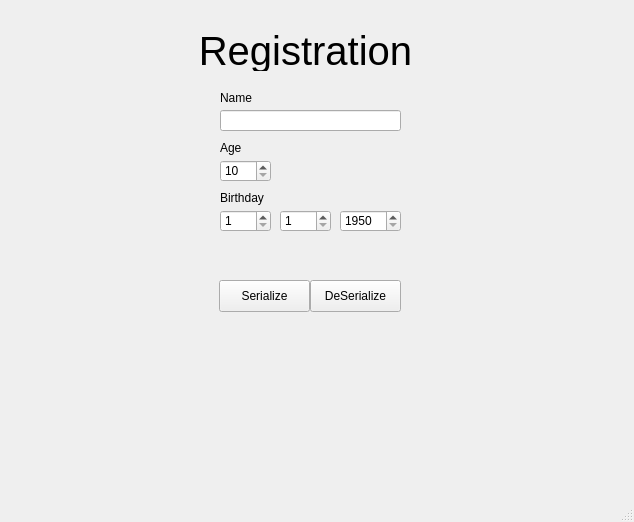
<?xml version="1.0" encoding="UTF-8"?>
<ui version="4.0">
 <class>MainWindow</class>
 <widget class="QMainWindow" name="MainWindow">
  <property name="geometry">
   <rect>
    <x>0</x>
    <y>0</y>
    <width>634</width>
    <height>522</height>
   </rect>
  </property>
  <property name="windowTitle">
   <string>MainWindow</string>
  </property>
  <widget class="QWidget" name="centralwidget">
   <widget class="QPushButton" name="pushButton">
    <property name="geometry">
     <rect>
      <x>219</x>
      <y>280</y>
      <width>91</width>
      <height>32</height>
     </rect>
    </property>
    <property name="text">
     <string>Serialize</string>
    </property>
   </widget>
   <widget class="QPushButton" name="pushButton_2">
    <property name="geometry">
     <rect>
      <x>310</x>
      <y>280</y>
      <width>91</width>
      <height>32</height>
     </rect>
    </property>
    <property name="text">
     <string>DeSerialize</string>
    </property>
   </widget>
   <widget class="QLineEdit" name="lineEdit">
    <property name="geometry">
     <rect>
      <x>220</x>
      <y>110</y>
      <width>181</width>
      <height>21</height>
     </rect>
    </property>
   </widget>
   <widget class="QSpinBox" name="spinBox">
    <property name="geometry">
     <rect>
      <x>220</x>
      <y>160</y>
      <width>51</width>
      <height>22</height>
     </rect>
    </property>
    <property name="minimum">
     <number>10</number>
    </property>
    <property name="maximum">
     <number>150</number>
    </property>
   </widget>
   <widget class="QSpinBox" name="spinBox_3">
    <property name="geometry">
     <rect>
      <x>340</x>
      <y>210</y>
      <width>61</width>
      <height>22</height>
     </rect>
    </property>
    <property name="minimum">
     <number>1950</number>
    </property>
    <property name="maximum">
     <number>2006</number>
    </property>
   </widget>
   <widget class="QLabel" name="label">
    <property name="geometry">
     <rect>
      <x>220</x>
      <y>90</y>
      <width>101</width>
      <height>16</height>
     </rect>
    </property>
    <property name="text">
     <string>Name</string>
    </property>
   </widget>
   <widget class="QLabel" name="label_2">
    <property name="geometry">
     <rect>
      <x>220</x>
      <y>140</y>
      <width>101</width>
      <height>16</height>
     </rect>
    </property>
    <property name="text">
     <string>Age</string>
    </property>
   </widget>
   <widget class="QLabel" name="label_3">
    <property name="geometry">
     <rect>
      <x>220</x>
      <y>190</y>
      <width>101</width>
      <height>16</height>
     </rect>
    </property>
    <property name="text">
     <string>Birthday</string>
    </property>
   </widget>
   <widget class="QSpinBox" name="spinBox_2">
    <property name="geometry">
     <rect>
      <x>220</x>
      <y>210</y>
      <width>51</width>
      <height>22</height>
     </rect>
    </property>
    <property name="minimum">
     <number>1</number>
    </property>
    <property name="maximum">
     <number>31</number>
    </property>
   </widget>
   <widget class="QSpinBox" name="spinBox_4">
    <property name="geometry">
     <rect>
      <x>280</x>
      <y>210</y>
      <width>51</width>
      <height>22</height>
     </rect>
    </property>
    <property name="minimum">
     <number>1</number>
    </property>
    <property name="maximum">
     <number>12</number>
    </property>
   </widget>
   <widget class="QLabel" name="label_4">
    <property name="geometry">
     <rect>
      <x>160</x>
      <y>30</y>
      <width>291</width>
      <height>41</height>
     </rect>
    </property>
    <property name="font">
     <font>
      <pointsize>30</pointsize>
     </font>
    </property>
    <property name="text">
     <string>Registration</string>
    </property>
    <property name="alignment">
     <set>Qt::AlignCenter</set>
    </property>
   </widget>
  </widget>
  <widget class="QMenuBar" name="menubar">
   <property name="geometry">
    <rect>
     <x>0</x>
     <y>0</y>
     <width>634</width>
     <height>37</height>
    </rect>
   </property>
  </widget>
  <widget class="QStatusBar" name="statusbar"/>
 </widget>
 <resources/>
 <connections/>
</ui>
